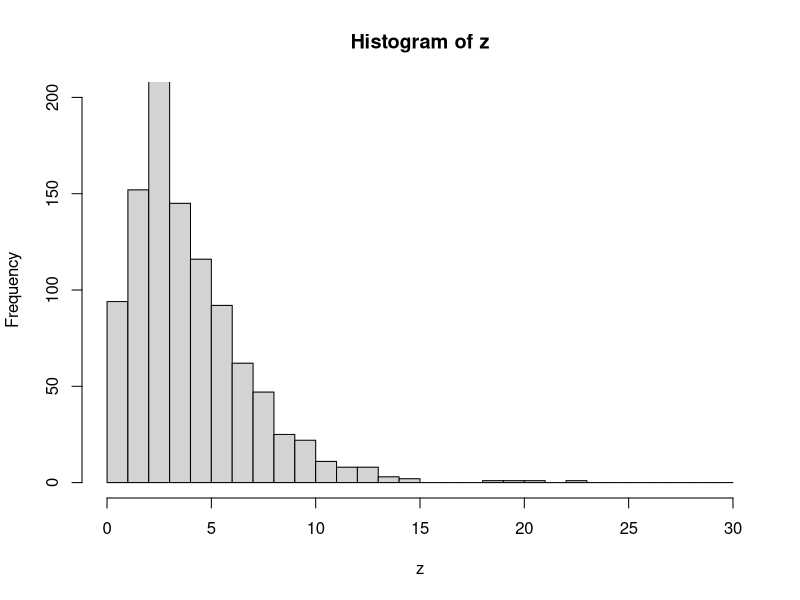

Write the R code that produced this figure.
n=5
#set.seed(0)
#
z=matrix(0,1000,1)
for(k in 1:1000){
x=rnorm(n,3,5)
s2=var(x)
kai2=(n-1)*s2/(5^2)
z[k,]=kai2
}
#
#
hist(z,breaks=seq(0,30,1),ylim=c(0,200),right=F)